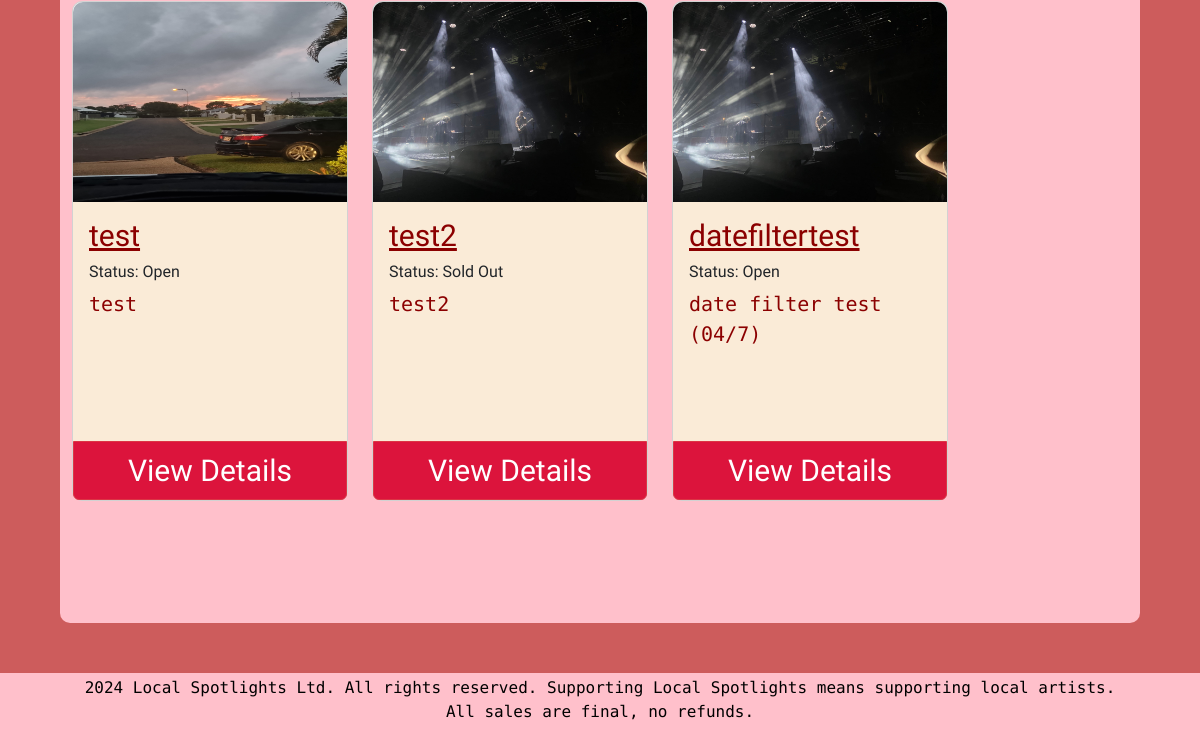
Before: / (lower part) with the older database file.
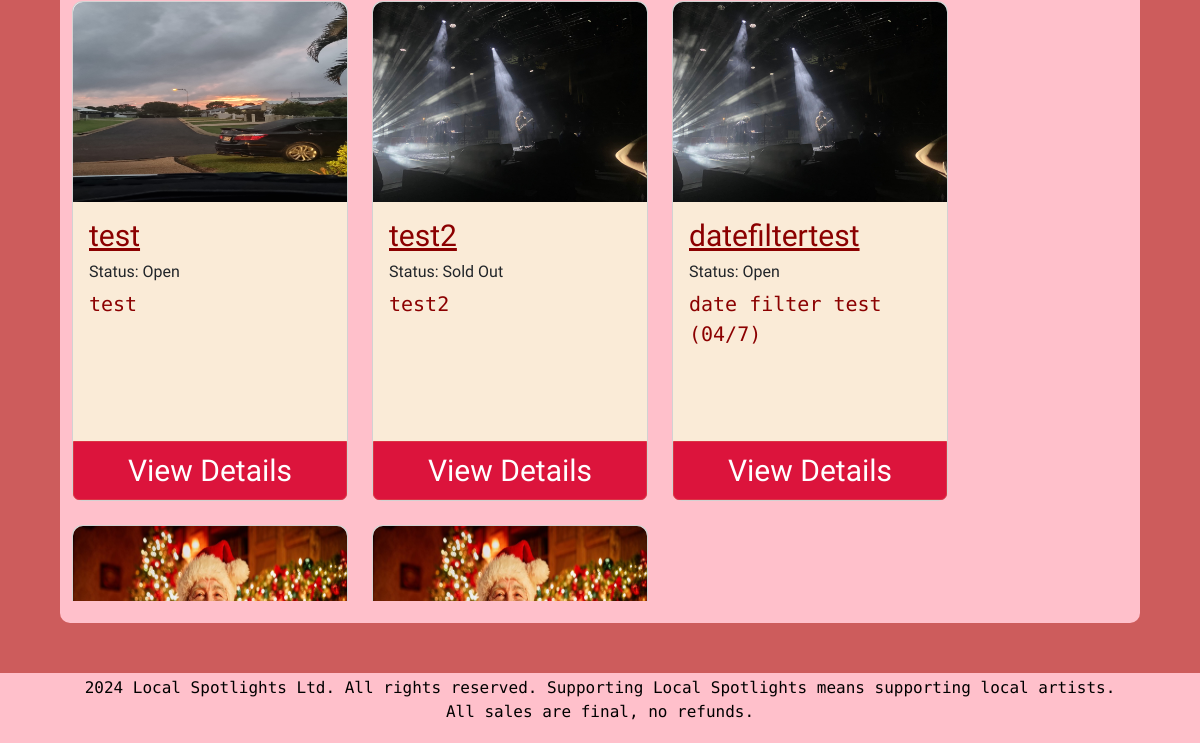
After: the same page with the newer database file.
### local_spotlights/models.py (models this page shows, shortened)
class Event(db.Model):
    __tablename__ = 'events'
    id = db.Column(db.Integer, primary_key=True)
    artist = db.Column(db.String(80))
    description = db.Column(db.String(200))
    img = db.Column(db.String(400))
    genre = db.Column(db.String(100))
    venue = db.Column(db.String(300))
    date = db.Column(db.Date)
    start_time = db.Column(db.Time)
    end_time = db.Column(db.Time)
    ticket_quantity = db.Column(db.Integer)
    ticket_price = db.Column(db.Float(20))
    comments = db.relationship('Comment', backref='event')
    status = db.relationship('EventStatus', backref='event', uselist=False)
    order = db.relationship('Order', backref="event")
    user_id = db.Column(db.Integer, db.ForeignKey('users.id'))

class EventStatus(db.Model):
    __tablename__ = 'eventstatus'
    id = db.Column(db.Integer, primary_key=True)
    status = db.Column(db.String(20))
    tickets_available = db.Column(db.Integer)
    status_date = db.Column(db.DateTime, default = datetime.now())
    event_id = db.Column(db.Integer, db.ForeignKey('events.id'))
    def __repr__(self):
        return f"Status: {self.status}"

### local_spotlights/views.py (the view)
@main_bp.route('/')
def index():
    update_db()
    print("updatedb compelted")
    genres = request.args.getlist('genres')
    print(f"Selected genres: {genres}")
    if not genres:
        events = db.session.query(Event).join(EventStatus).filter(EventStatus.status != 'Inactive').all()
    else:
        events = db.session.query(Event).join(EventStatus).filter(EventStatus.status != 'Inactive', Event.genre.in_(genres)).all()
    return render_template('index.html', events=events, selected_genres=genres)

### local_spotlights/__init__.py (called while the page is built)
def create_app():
   app = Flask(__name__)  # this is the name of the module/package that is calling this app
   app.debug = True
   app.secret_key = 'somesecretkey'
   app.config['SQLALCHEMY_DATABASE_URI'] = 'sqlite:///sitedata.sqlite'
   db.init_app(app)
   Bootstrap5(app)
   login_manager = LoginManager()
   login_manager.login_view = 'auth.login'
   login_manager.init_app(app)
   from .models import User
   @login_manager.user_loader
   def load_user(user_id):
      return User.query.get(int(user_id))
   from . import views
   app.register_blueprint(views.main_bp)
   from . import auth
   app.register_blueprint(auth.auth_bp)
   from . import events
   app.register_blueprint(events.eventbp)
   @app.context_processor
   def get_context():
      year = datetime.datetime.today().year
      return dict(year=year)
   return app

### local_spotlights/views.py (called while the page is built)
def update_db():
    current_date = date.today()
    print(current_date)
    events = db.session.query(Event).all()
    for event in events:
        event_status = db.session.query(EventStatus).filter_by(event_id=event.id).first()
        status_text = event_status.status if event_status else None
        print(f"Event Status: '{status_text}', Event Date: {event.date}, Artist: {event.artist}")
        if event.date < current_date and status_text == 'Open':
                print(event.artist)
                db.session.query(EventStatus).filter_by(event_id=event.id).update({'status': 'Inactive'})
                print("updated "+event.artist)
                db.session.commit()

### local_spotlights/templates/index.html (shortened to what this page needs)
{% extends "base.html" %}
{% block head %}
{{ super() }}
<link rel="stylesheet" type="text/css" href="{{ url_for('static', filename='styles/index_style.css') }}" />
{% endblock head %}
{% block content %}
    <div class="main-container" style="border-top-right-radius:10px;">
        <div class="container">
            <div class="card-group">
                <div id="event-container" class="row d-flex">
                    {% for event in events %}
                    <div style="min-width:300px;" class="col-12 col-sm-6 col-md-4 col-lg-3 mb-4">
                        <div class="card" style="border-radius:10px; height:500px;" >
                            <img class="card-img-top" src="{{event.img}}" alt="event image">
                            <div class="card-body d-flex flex-column">
                                <h5 class="card-title">{{event.artist}}</h5>
                                <h6>{{event.status}}</h6>
                                <p class="card-text">{{event.description}}</p>
                                <a href="{{url_for('event.show', id=event.id)}}" class="btn btn-danger">View Details</a>
                            </div>
                        </div>
                    </div>
                    {% endfor %}
                </div>
            </div>
        </div>
    </div>
        {% endblock %}

### local_spotlights/templates/base.html (shortened to what this page needs)
<!DOCTYPE html>
<html>
{% block head %}
<head>
    <link rel="stylesheet" href="https://cdnjs.cloudflare.com/ajax/libs/font-awesome/4.7.0/css/font-awesome.min.css">
</head>
{% endblock head %}
<body>
    {% block content %} {% endblock content %}
        <footer style="bottom:0; font-family:azeret mono; text-align: center; padding: 3px; background-color: pink; color: black;">
            <p>
                {{year}} Local Spotlights Ltd. All rights reserved. Supporting Local Spotlights means supporting local artists.
                <br /> All sales are final, no refunds.
            </p>
        </footer>
    <link href="https://cdn.jsdelivr.net/npm/bootstrap@5.3.3/dist/css/bootstrap.min.css" rel="stylesheet"
>
</body>
</html>

### local_spotlights/static/styles/index_style.css (style rules this page uses)
body { background-color: indianred !important; font-size: 30px; font-family: Pixelify Sans !important; font-weight: 500; overflow-x:hidden; }
.main-container { background-color: pink; display: flex; flex-wrap: wrap; width: 90%; color: darkred; text-align: center; margin: auto; margin-bottom: 50px; padding-bottom: 10px; text-anchor: start; font-size: 40px; text-align: left; border-radius: 10px; text-decoration: underline; font-family: Pixelify Sans !important; }
.card-img-top { width: auto; height: 40%; max-height:200px; border-top-left-radius: 10px !important; border-top-right-radius: 10px !important; }
.card-title { font-size: 30px; font-family: Pixelify Sans !important; color: darkred !important; text-decoration: underline; }
.card-group { margin-top:20px; background-color: pink; overflow-y: auto; height: 600px; overflow-x: hidden; }
.card-body { background-color: antiquewhite; max-height:300px; max-width:400px; border-bottom-left-radius: 10px; border-bottom-right-radius: 10px; }
.btn-danger { background-color: crimson !important; position: absolute; color: white; bottom: 0; left: 0; font-size: 30px !important; width: 100%; border-bottom-left-radius: 10px; border-bottom-right-radius: 10px; border-top-left-radius: 0px !important; border-top-right-radius: 0px !important; }
.card-text { font-size: 20px; max-height: 150px; overflow-y: auto; overflow-x:auto; font-family: Azeret Mono; color: darkred !important; }
.container { display: block; position: relative; padding-left: 35px; float: left; margin-bottom: 12px; cursor: pointer; width: 300px; font-size: 22px; color: white; -webkit-user-select: none; -moz-user-select: none; -ms-user-select: none; user-select: none; }

Changed rows visible on the page:
added Event: img (picture)
added Event: img (picture)
